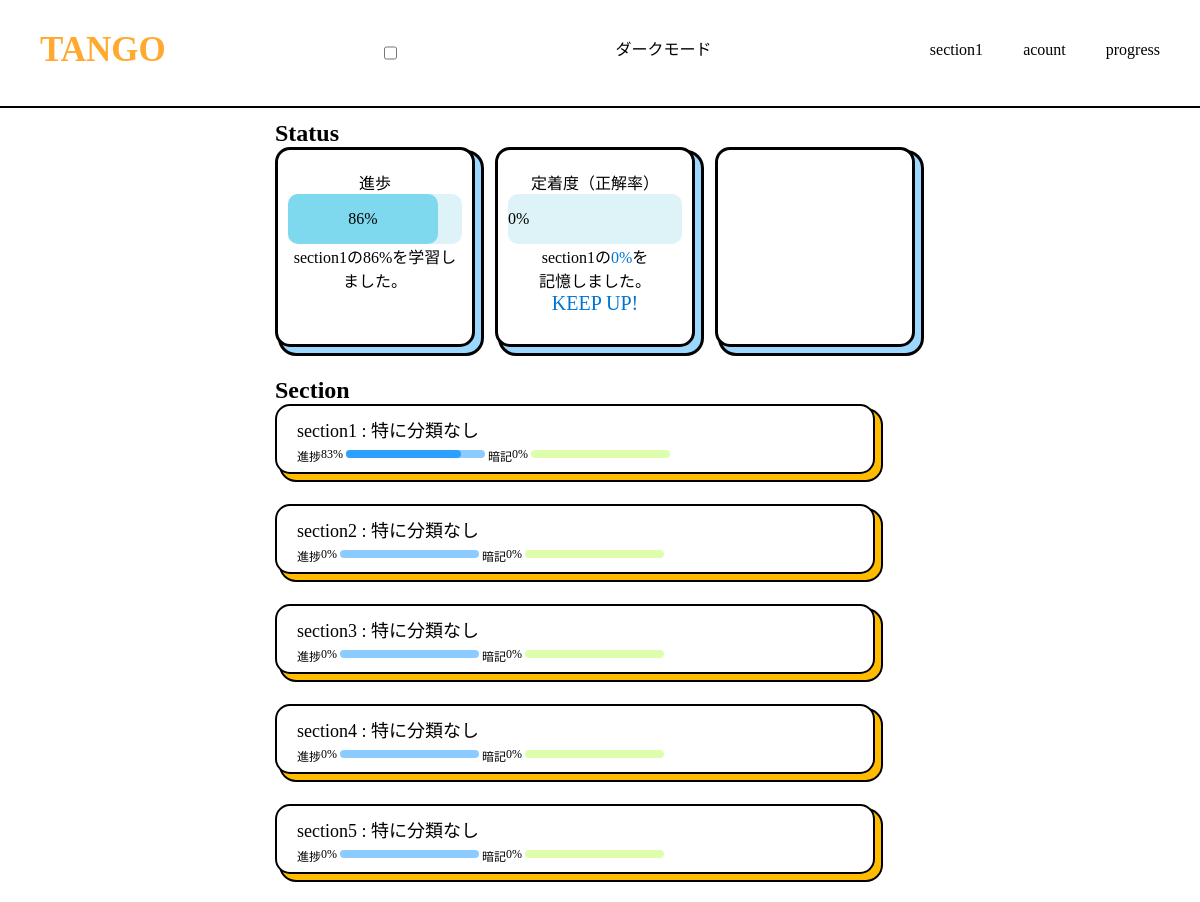
Before: / with the older database file.
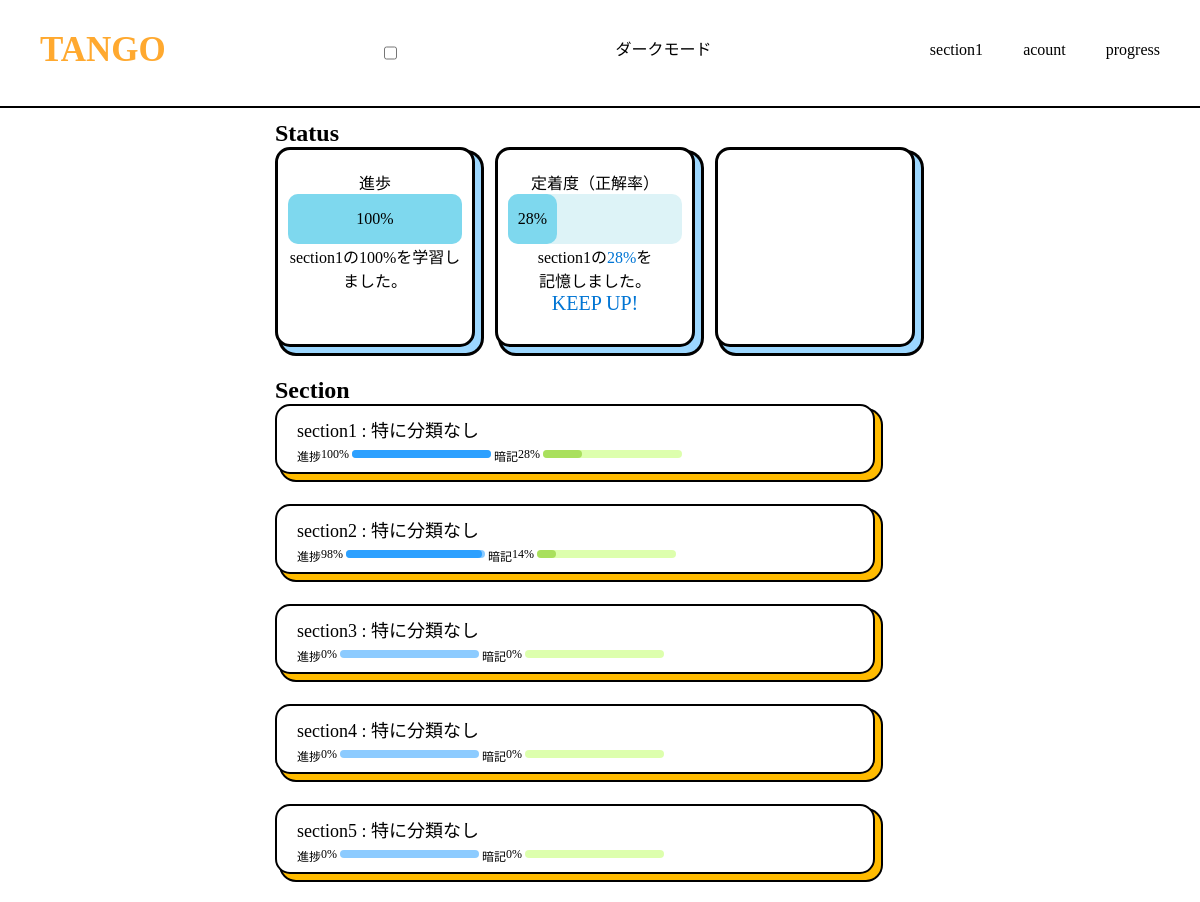
After: the same page with the newer database file.
### flaskr/models.py (models this page shows)
class Progress(db.Model):
    id = db.Column(db.Integer, primary_key=True)
    answerrate = db.Column(db.String(1000))
    answered = db.Column(db.String(1000))
    section = db.Column(db.String(100))

### flaskr/views.py (the view)
@views.route('/', methods=['GET'])
def home():
    answer = Word1.query.filter_by(learning=1, section=1).count()
    answered = Word1.query.filter_by(learning=0, section=1).count()
    total = Word1.query.filter_by(section=1).count()
    answer_rate = round(answer / total * 100)
    answered = round((1- answered / total) * 100)
    progresses = Progress.query.all()
    return render_template('home.html', answer_rate=answer_rate, progress=answered, progresses=progresses)

### flaskr/templates/home.html (shortened to what this page needs)
{% extends 'base.html' %}
{% block content %}
<div class="home">
    <h2>Status</h2>
    <ul class="status-wrap">
        <li class="status box light-theme">
            <p>進歩</p>
            <div class="bar-wrap bar1-wrap">
                <div class="bar bar1" style="width:{{ progress }}%">{{ progress }}%</div>
            </div>
            <p>section1の{{ progress }}%を学習しました。</p>
        </li>
        <li class="status box light-theme">
            <p class="st-text1">定着度（正解率）</p>
            <div class="bar-wrap bar1-wrap">
                <div class="bar bar1" style="width:{{ answer_rate }}%">{{ answer_rate }}%</div>
            </div>
            <p>section1の<span style="color: rgb(0, 117, 212);">{{ answer_rate }}%</span>を<br>記憶しました。</p>
            <p class="st-text2">KEEP UP!</p>
        </li>
        <li class="status box light-theme"></li>
    </ul>
    <h2>Section</h2>
    <div>
        {% for progress in progresses %}
        <li class="section box light-theme" value="{{ progress.section }}">
            <p>section{{ progress.section }} : 特に分類なし</p>
            <div class="section-bars">
                <p>進捗</p>
                <p class="prg-percent">{{ progress.answered }}%</p>
                <div class="bar-wrap bar-se1-wrap">
                    <div class="bar bar-se1" style="width:{{ progress.answered }}%"></div>
                </div>
                <p>暗記</p>
                <p class="ar-percent">{{ progress.answerrate }}%</p>
                <div class="bar-wrap bar-se2-wrap">
                    <div class="bar bar-se2" style="width:{{ progress.answerrate }}%"></div>
                </div>
            </div>
        </li>
        {% endfor %}
    </div>
</div>
{% endblock %}

### flaskr/templates/base.html (shortened to what this page needs)
<!DOCTYPE html>
<html>
    <head>
        <link rel="stylesheet" href="../static/css/style.css">
        <link rel="stylesheet" href="../static/css/style_section.css">
        <link rel="stylesheet" href="../static/css/style_home.css">
        <link rel="stylesheet" href="../static/css/style_dark.css">
        <link rel="stylesheet" href="http://code.jquery.com/ui/1.12.1/themes/base/jquery-ui.css">
    </head>
    <body class="light-theme">
        <header class="light-theme">
            <div class="header-title"><a href="/">TANGO</a></div>
            <input id="btn-mode" type="checkbox"> ダークモード
            <nav class="nav-bar box">
                <li class="nav-link"><a href="/section1/test">section1</a></li>
                <li class="nav-link"><a href="#">acount</a></li>
                <li class="nav-link"><a href="#">progress</a></li>
            </nav>
        </header>
        <div class="content-wrap">
        {% block content %}
        {% endblock %}
        </div>
    </body>
</html>

### flaskr/static/css/style.css (style rules this page uses)
* { margin: 0; padding: 0; box-sizing: border-box; }
body { font-family: Meiryo, "Yu Mincho", "ヒラギノ角ゴ ProN", 游ゴシック; }
li { list-style-type: none; }
header { background-color: rgb(255, 243, 224); border-bottom: solid 2px black; display: flex; justify-content: space-between; line-height: 100px; width: 100%; position: fixed; top: 0; left: 0; }
.header-title a { text-decoration: none; font-size: 35px; font-weight: bold; margin-left: 40px; color: rgb(255, 169, 47); }
.nav-bar { display: flex; }
.nav-link a { color: black; text-decoration: none; margin-right: 40px; }
.content-wrap { margin: 120px auto; max-width: 650px; }
.light-theme { background-color: rgb(255, 255, 255); }

### flaskr/static/css/style_home.css (style rules this page uses)
.status-wrap { display: flex; margin-bottom: 30px; }
.status { text-align: center; width: 200px; height: 200px; border-radius: 15px; margin-right: 20px; padding: 20px 10px 10px; display: inline-block; flex-shrink: 0; border: 3px solid black; box-shadow: rgb(156, 215, 255) 6px 6px, black 6px 6px 0 3px; }
.box { border-radius: 15px; }
.st-text2 { font-size: 20px; color: rgb(0, 117, 212); }
.bar-wrap { border-radius: 10px; }
.bar { border-radius: 10px; }
.bar1-wrap { background-color: rgb(221, 243, 247); }
.bar1 { background-color: rgb(126, 216, 238); line-height: 50px; }
.section { width: 600px; height: 70px; margin-bottom: 30px; box-shadow: rgb(255, 187, 0) 6px 6px, black 6px 6px 0 2px; border: solid 2px black; font-size: large; cursor: pointer; padding: 10px 20px; }
.section-bars { display: flex; width: 100%; height: 13px; margin-top: 5px; }
.section-bars p { font-size: 12px; }
.bar-se1-wrap { width: 25%; margin: 3px 3px; background-color: rgb(140, 203, 255); height: 8px; }
.bar-se1 { background-color: rgb(44, 160, 255); height: 8px; }
.bar-se2-wrap { width: 25%; margin: 3px 3px; height: 8px; background-color: rgba(194, 255, 108, 0.551); }
.bar-se2 { height: 8px; background-color: rgb(169, 224, 93); }

Changed rows visible on the page:
changed Progress (number 1 of 5 on the later page): answered "83" → "100"; answerrate "0" → "28"
changed Progress (number 2 of 5 on the later page): answered "0" → "98"; answerrate "0" → "14"
Other visible differences:
{{ progress }}: 86 → 100 (drawn)
{{ progress }}: "86" → "100"
{{ answer_rate }}: "0" → "28"
